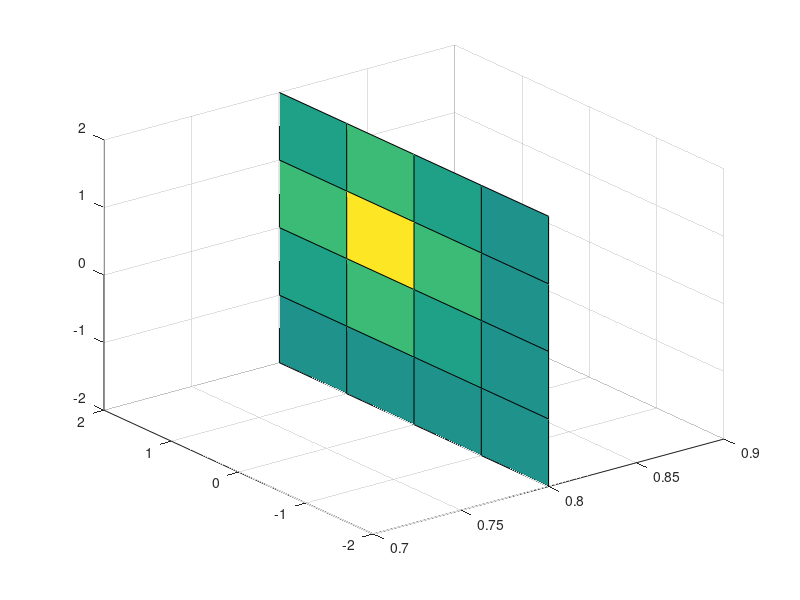

Write MATLAB code to recreate this figure.
[X, Y, Z] = meshgrid( -2 : 0.2 : 2 );
V = X .* exp( -X.^2 - Y.^2 - Z.^2 );

xslice = [-1.2, 0.8, 2];
yslice = [];
zslice = 0;
slice(X,Y,Z, V, xslice, yslice, zslice)

%%
[xsurf, ysurf] = meshgrid( -2 : 0.2 : 2);
zsurf = xsurf.^2 - ysurf.^2;
slice( X,Y,Z, V, xsurf,ysurf,zsurf);

%%
[X, Y, Z] = meshgrid( -2 : 2);
V = X .* exp( -X.^2 - Y.^2 - Z.^2);
xslice = 0.8;
yslice = [];
zslice = [];
slice( X,Y,Z, V, xslice, yslice, zslice, 'nearest');